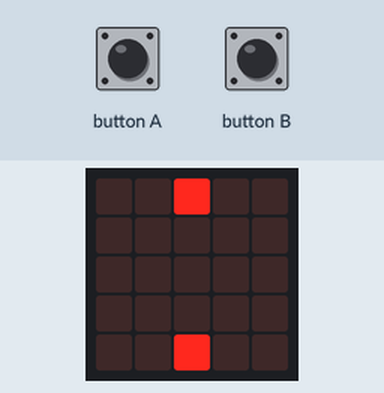
Simulated run of this program. Board: BBC micro:bit (MakeCode). Parts: the board's 5×5 LED display. Inputs (shaded band) come from the test bench.

Above: at 1.6 s.
1.7 s: button A pressed for 0.15 s
At 2.4 s:
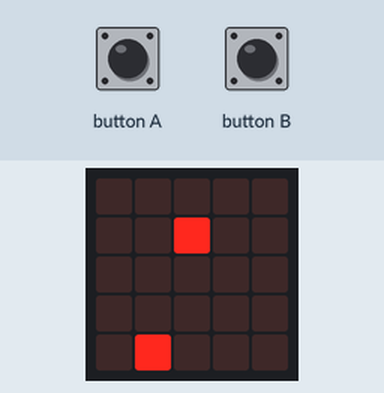
4.8 s: button B pressed for 0.15 s
At 5.8 s:
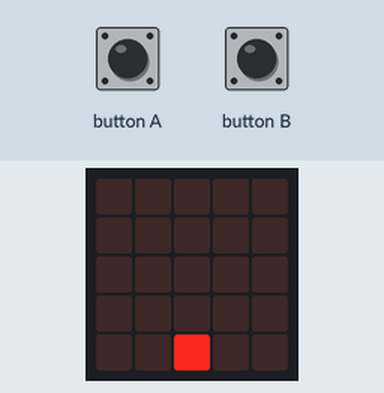
7.9 s: button A pressed for 0.15 s
At 9.8 s:
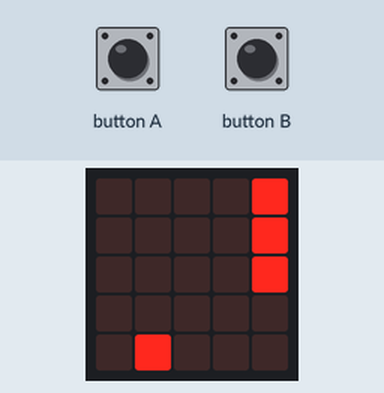
11.0 s: button B pressed for 0.15 s
At 12.4 s:
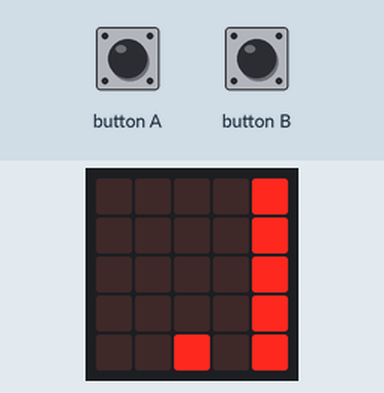
14.1 s: button A pressed for 0.15 s
At 15.8 s:
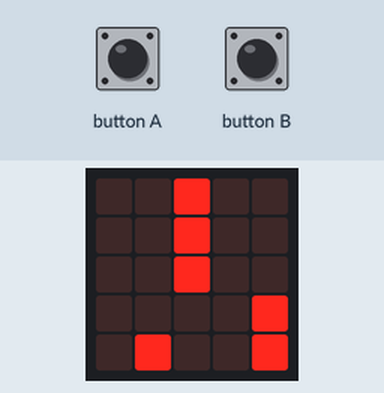
17.2 s: button A pressed for 0.15 s
At 18.3 s:
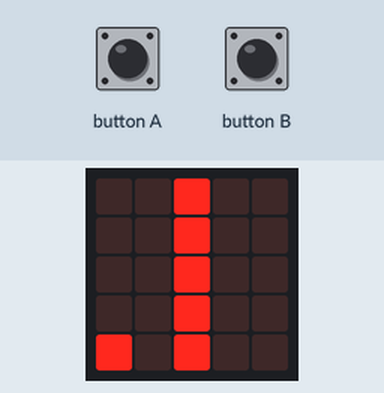
Timing chart, 0 to 20.2 s (numbered marks = the images above; inputs shaded):
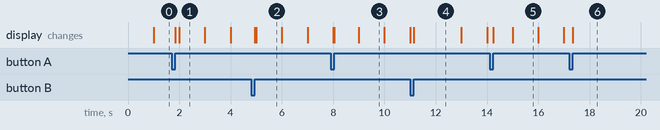

Measured:
- after the input at 1.7 s, the display: first changes after 0.15 s (image 1 shows a later state)
- after the input at 4.8 s, the display: first changes after 0.15 s (image 2 shows a later state)
- after the input at 7.9 s, the display: first differs from a run without the input after 0.15 s (image 3 shows a later state)
- after the input at 11.0 s, the display: first differs from a run without the input after 0.15 s (image 4)
- after the input at 14.1 s, the display: first changes after 0.15 s (image 5 shows a later state)
- after the input at 17.2 s, the display: changes after 0.15 s (image 6)
- what the display in image 1 shows lasts 1.0 s, from 2.0 s to 3.0 s

The program:

main.ts
```typescript
input.onButtonPressed(Button.A, function () {
    led.unplot(perso, 4)
    perso = perso - 1
    led.plot(perso, 4)
})
input.onButtonPressed(Button.B, function () {
    led.unplot(perso, 4)
    perso = perso + 1
    led.plot(perso, 4)
})
let perso = 0
let mechant = -1
perso = 2
led.plot(perso, 4)
basic.forever(function () {
    for (let index = 0; index < 6; index++) {
        basic.pause(1000)
        led.unplot(2, mechant)
        mechant = mechant + 1
        led.plot(2, mechant)
    }
    mechant = -1
    for (let index = 0; index < 6; index++) {
        basic.pause(1000)
        mechant = mechant + 1
        led.plot(4, mechant)
        led.unplot(2, mechant)
    }
    mechant = -1
    for (let index = 0; index < 6; index++) {
        basic.pause(1000)
        mechant = mechant + 1
        led.unplot(4, mechant)
        led.plot(2, mechant)
    }
    mechant = -1
    for (let index = 0; index < 6; index++) {
        basic.pause(1000)
        mechant = mechant + 1
        led.plot(1, mechant)
        led.unplot(1, mechant)
    }
})
basic.forever(function () {

})
```

test.ts
```typescript
// les tests vont ici ; cela ne sera pas compilé si ce paquet est utilisé en tant qu'extension.
```
